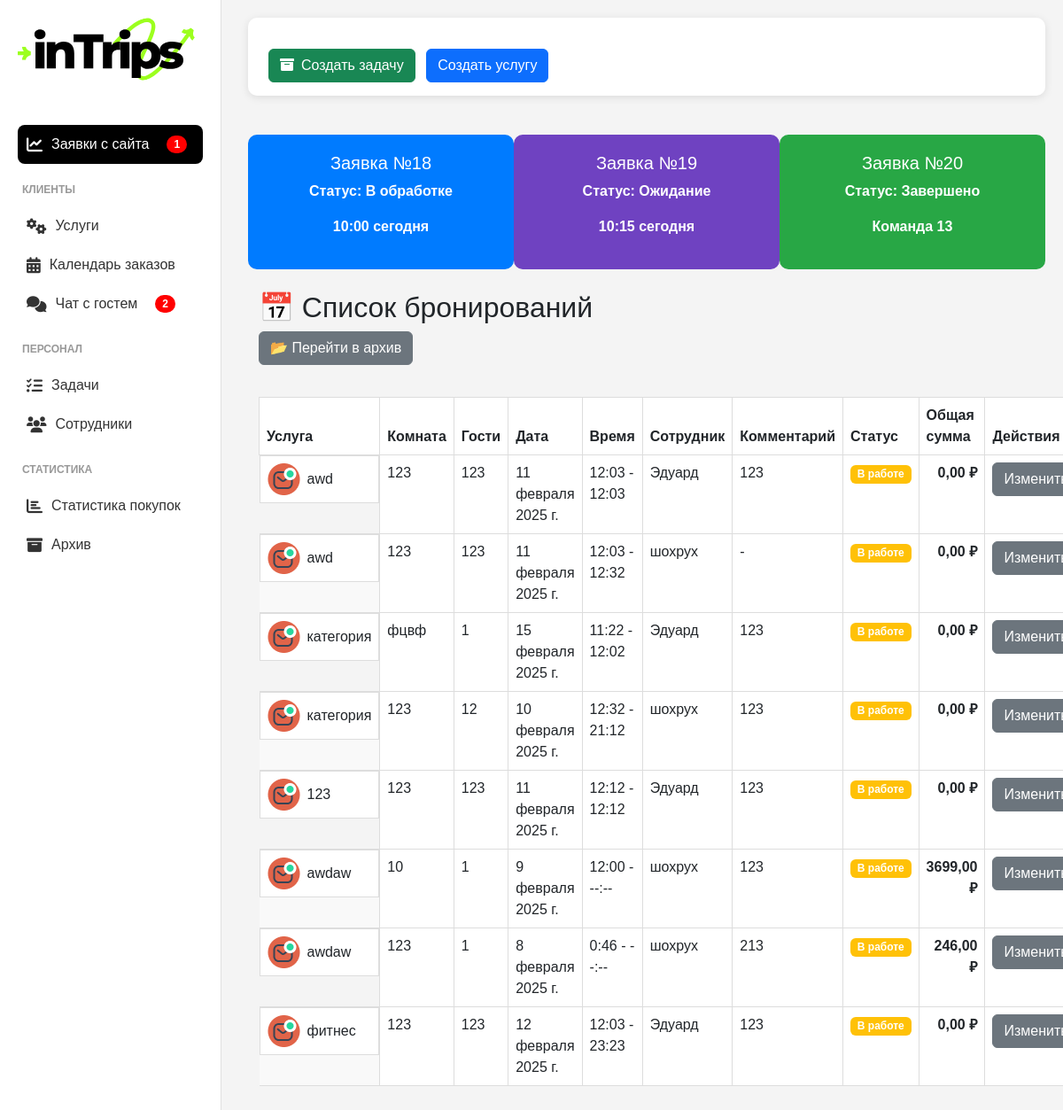
The app's page /bookings/, older data.
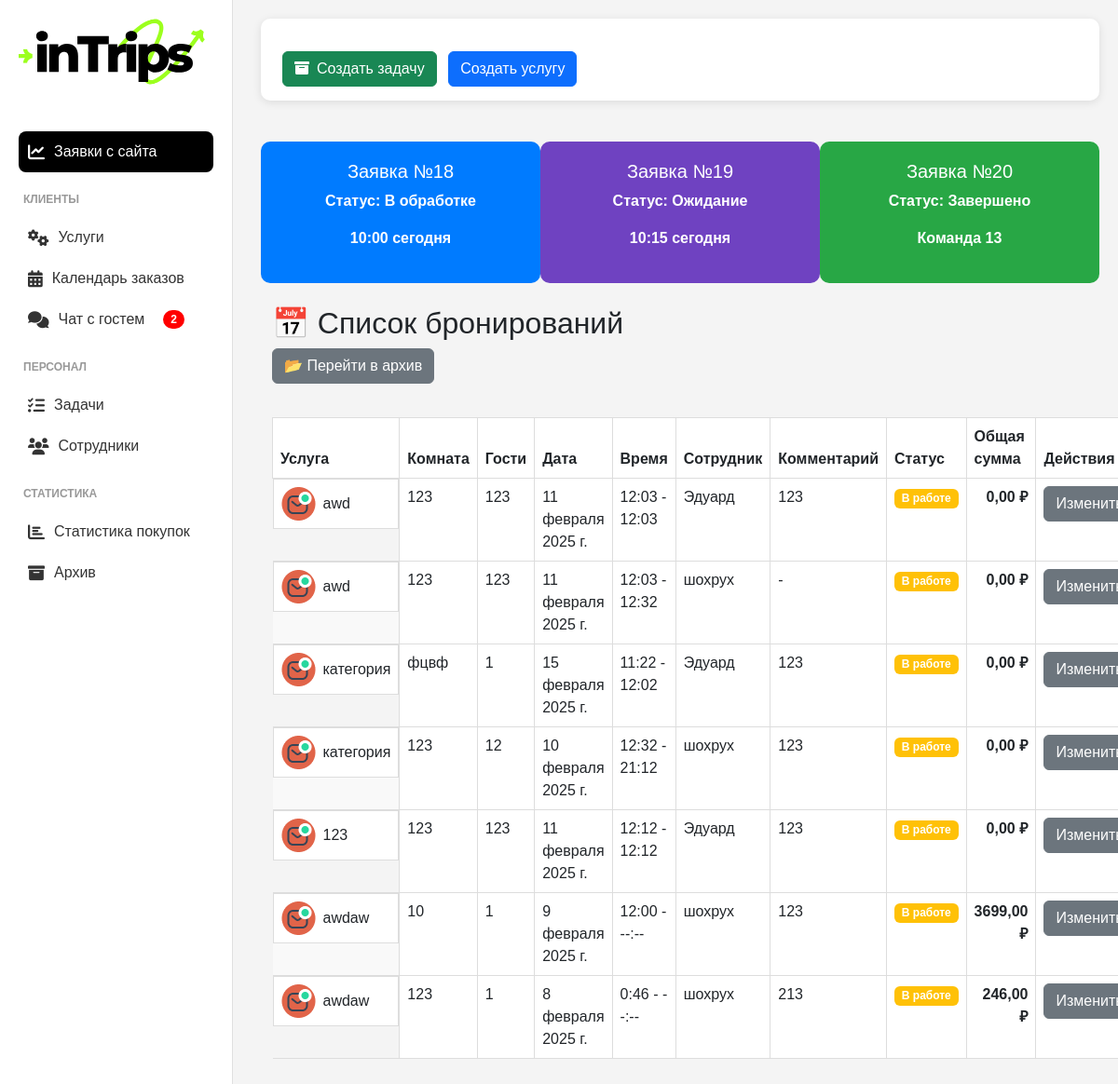
The same page, newer data.
### custom_admin/models.py (models this page shows, shortened)
class Booking(models.Model):
    service_name = models.CharField(max_length=255, verbose_name="Название услуги")
    room_number = models.CharField(max_length=10, verbose_name="Номер комнаты")
    guest_count = models.PositiveIntegerField(verbose_name="Количество человек", default=1)
    date = models.DateField(verbose_name="Дата бронирования")
    start_time = models.TimeField(verbose_name="Время начала")
    end_time = models.TimeField(verbose_name="Время окончания", null=True, blank=True)
    employee = models.ForeignKey('Employee', on_delete=models.SET_NULL, null=True, verbose_name="Сотрудник")
    comment = models.TextField(blank=True, verbose_name="Комментарий")
    status = models.ForeignKey('Status', on_delete=models.SET_NULL, null=True, verbose_name="Статус")
    items = models.JSONField(verbose_name="Товары", default=dict, null=True, blank=True)  # JSON-массив товаров
    total_price = models.DecimalField(max_digits=10, decimal_places=2, verbose_name="Общая сумма", null=True, blank=True)

class Employee(models.Model):
    COLOR_CHOICES = [
        ('red', 'Красный'),
        ('blue', 'Синий'),
        ('green', 'Зеленый'),
        ('yellow', 'Желтый'),
    ]
    color = models.CharField(max_length=20, choices=COLOR_CHOICES, verbose_name="Цвет")
    full_name = models.CharField(max_length=255, verbose_name="ФИО")
    phone_number = models.CharField(max_length=20, verbose_name="Номер телефона")
    position = models.CharField(max_length=255, verbose_name="Должность")
    user_id_tg = models.BigIntegerField(verbose_name="Telegram ID", unique=True, null=True, blank=True)

class Status(models.Model):
    name = models.CharField(max_length=50, verbose_name="Название статуса")

### custom_admin/views.py (the view)
# urls.py: path('bookings/', bookings_list, name='bookings_list'),
def bookings_list(request):
    in_progress_status = Status.objects.get(name="В работе")  # Получаем статус "В работе"
    bookings = Booking.objects.filter(status=in_progress_status)  # Фильтруем бронирования
    statuses = Status.objects.all()
    return render(request, 'custom_admin/bookings.html', {'bookings': bookings, 'statuses': statuses})

### custom_admin/context_processors.py (called while the page is built)
def new_orders_count(request):
    return {"new_orders_count": Order.objects.filter(status="new").count()}

### custom_admin/templates/custom_admin/bookings.html (shortened to what this page needs)
{% extends 'custom_admin/base.html' %}
{% block content %}
<h2>📅 Список бронирований</h2>
<a href="{% url 'archive_list' %}" class="btn btn-secondary mb-3">📂 Перейти в архив</a>
<table class="table custom-table">
    <thead>
        <tr>
            <th>Услуга</th>
            <th>Комната</th>
            <th>Гости</th>
            <th>Дата</th>
            <th>Время</th>
            <th>Сотрудник</th>
            <th>Комментарий</th>
            <th>Статус</th>
            <th>Общая сумма</th>
            <th>Действия</th>
        </tr>
    </thead>
    <tbody>
        {% for booking in bookings %}
        <tr class="table-row">
            <td class="service-column">
                <img src="/static/img/img_in_work.png" alt="Service Icon" class="service-icon">
                {{ booking.service_name }}
            </td>
            <td>{{ booking.room_number }}</td>
            <td>{{ booking.guest_count }}</td>
            <td>{{ booking.date }}</td>
            <td>{{ booking.start_time }} - {{ booking.end_time|default:"--:--" }}</td>
            <td>{{ booking.employee.full_name }}</td>
            <td>{{ booking.comment|default:"-" }}</td>
            <td>
                <span class="badge
                    {% if booking.status.name == 'Выполнено' %}bg-success
                    {% elif booking.status.name == 'В работе' %}bg-warning
                    {% elif booking.status.name == 'Отмена' %}bg-danger
                    {% else %}bg-secondary
                    {% endif %}">
                    {{ booking.status.name }}
                </span>
            </td>
            <td class="text-end"><strong>{{ booking.total_price }} ₽</strong></td>
            <td>
                <div class="dropdown">
                    <button class="btn btn-secondary dropdown-toggle" type="button" id="dropdownMenuButton{{ booking.id }}" data-bs-toggle="dropdown" aria-expanded="false">
                        Изменить статус
                    </button>
                </div>
            </td>
        </tr>
        {% endfor %}
    </tbody>
</table>
{% endblock %}

Row changes from the older to the newer data that the page shows:
no longer on this page (row edited): Booking: service_name "фитнес", room_number "123", guest_count "123", date "12 февраля 2025 г.", start_time "12:03", end_time "23:23", employee.full_name "Эдуард", comment "123", status.name "В работе", total_price "0,00"
Text that changed along with them:
{{ new_orders_count }}: "1" → (not shown)
